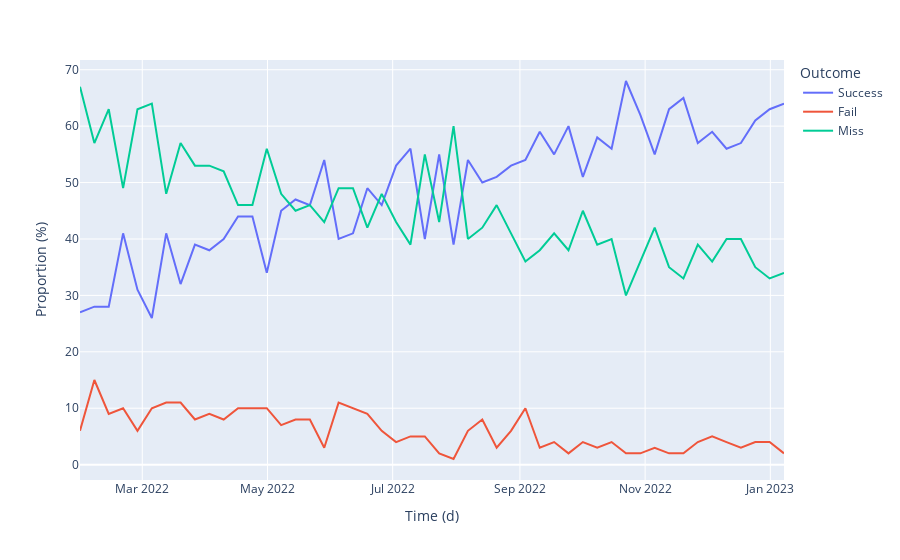

Source (notebook cell):
### Code cell
# TODO(Task 4):
# Create your own visualization based on your data and what you want to show/analyze
# Feel free to get use any plotting library you're comfortable with, just remember to add it to the requirements.txt

pd.options.plotting.backend = 'plotly'

# Evolving of training session results
result.plot(
    x="timestamp",
    y=["Success", "Fail", "Miss"],
    kind="line", 
    labels = dict(
        timestamp = "Time (d)",
        value = "Proportion (%)",
        variable = "Outcome"
    )
)
